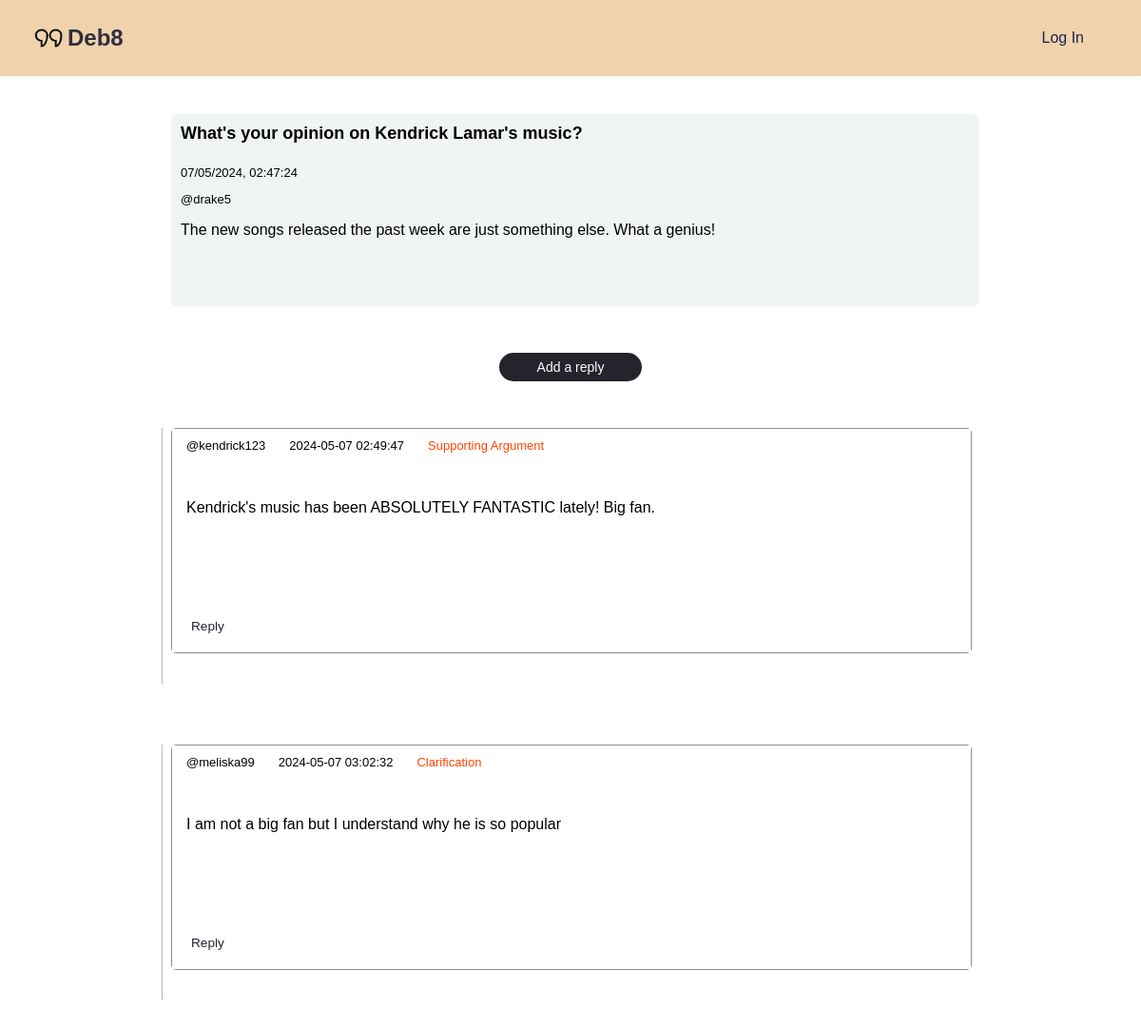
The app's page /claim/225 with its own data.
### tables this page shows
CREATE TABLE claim (
    claimID INTEGER PRIMARY KEY AUTOINCREMENT,
    topic INTEGER NOT NULL REFERENCES topic(topicID) ON DELETE CASCADE ON UPDATE CASCADE,
    postingUser INTEGER REFERENCES user(userID) ON DELETE SET NULL ON UPDATE CASCADE,
    creationTime INTEGER NOT NULL DEFAULT (strftime('%m/%d/%Y %H:%M', 'now')),
    updateTime INTEGER NOT NULL DEFAULT (strftime('%m/%d/%Y %H:%M', 'now')),
    claimHeader VARCHAR(100),
    text TEXT NOT NULL
);

CREATE TABLE replyToClaim (
    replyToClaimID INTEGER NOT NULL PRIMARY KEY AUTOINCREMENT,
    reply INTEGER NOT NULL REFERENCES replyText (replyTextID) ON DELETE CASCADE ON UPDATE CASCADE,
    claim INTEGER NOT NULL REFERENCES claim (claimID) ON DELETE CASCADE ON UPDATE CASCADE,
    replyToClaimRelType INTEGER NOT NULL REFERENCES replyToClaimType(claimReplyTypeID) ON DELETE CASCADE ON UPDATE CASCADE
);

CREATE TABLE replyText (
    replyTextID INTEGER NOT NULL PRIMARY KEY AUTOINCREMENT,
    postingUser INTEGER REFERENCES user(userID) ON DELETE SET NULL ON UPDATE CASCADE,
    creationTime INTEGER NOT NULL,
    text TEXT NOT NULL
);

### app.py (the view, shortened to what this page needs)
@app.route('/claim/<int:claim_id>')
def view_claim(claim_id):
    try:
        with sqlite3.connect('debate.sqlite') as connection:
            cursor = connection.cursor()
            cursor.execute("""
                SELECT c.*, t.claimRelType
                FROM claim AS c
                LEFT JOIN claimToClaim AS cc ON c.claimID = cc.first OR c.claimID = cc.second
                LEFT JOIN claimToClaimType AS t ON cc.claimRelType = t.claimRelTypeID
                WHERE c.claimID = ?
            """, (claim_id,))
            claim_data = cursor.fetchone()
            if claim_data is None:
                return "Claim not found", 404
            claim = {
                'claimID': claim_data[0],
                'topic': claim_data[1],
                'postingUser': claim_data[2],
                'creationTime': claim_data[3],
                'updateTime': claim_data[4],
                'claimHeader': claim_data[5],
                'text': claim_data[6],
            }
            claim_type = map_claim_type(claim_data[7]) if claim_data[7] else "Unknown Type"
            cursor.execute("""
                SELECT r.replyToClaimID, r.reply, r.claim, r.replyToClaimRelType, t.text, t.postingUser, t.creationTime,
                       (SELECT COUNT(*) FROM replyToReply WHERE parent = r.reply) AS numReplies
                FROM replyToClaim AS r
                JOIN replyText AS t ON r.reply = t.replyTextID
                WHERE r.claim = ?
                ORDER BY t.creationTime ASC
            """, (claim_id,))
            replies = cursor.fetchall()
            replies_data = []
            for reply in replies:
                cursor.execute("""
                SELECT rr.replyToReplyID, rr.parent, rr.replyToReplyRelType, rt.text, rt.postingUser, rt.creationTime
                FROM replyToReply AS rr
                JOIN replyText AS rt ON rr.reply = rt.replyTextID
                WHERE rr.parent = ?
                ORDER BY rt.creationTime DESC
            """, (reply[0],))
                sub_replies = cursor.fetchall()
                sub_replies_data = []
                replies_data.append({
                    'replyToClaimID': reply[0],
                    'reply': reply[1],
                    'claim': reply[2],
                    'replyToClaimRelType': map_reply_type(str(reply[3])),
                    'replyText': reply[4],
                    'postingUser': reply[5],
                    'creationTime': reply[6],
                    'numReplies': reply[7],
                    'subReplies': sub_replies_data,
                })
            context = {
                'claim': claim,
                'claimType': claim_type,
                'replies': replies_data,
                'logged_in': session.get('logged_in', False),
                'username': session.get('username', None)
            }
            return render_template('claim.html', context=context)
    except Exception as e:
        return f"An error occurred: {e}"

### app.py (called while the page is built)
def map_reply_type(reply_type):
    types = {
        '1': "Clarification",
        '2': "Supporting Argument",
        '3': "Counterargument"
    }
    return types.get(reply_type, "Unknown Type")

def map_claim_type(claim_type_id):
    print("Received claim_type_id:", claim_type_id)
    claim_types = {
        '1': "Opposed",
        '2': "Equivalent"
    }
    return claim_types.get(str(claim_type_id), "Unknown Type")

### templates/claim.html (shortened to what this page needs)
{% extends "base.html" %}
{% block head %}
<link rel="stylesheet" type="text/css" href="{{url_for('static', filename='topic.css')}}">
{% endblock %}
{% block content %}
<div class="main-container">
    <div class="claim-main-cont">
        <div class="thesis">
            <div class="first-cont">
                <p id="header">{{context.claim.claimHeader}}</p>
                <p class="info" id="time">{{context.claim.creationTime}}</p>
            </div>
            <p class="info-user">@{{context.claim.postingUser}}</p>
            <div class="claim-info">
                <div class="text">
                    <p>{{context.claim.text}}</p>
                </div>
            </div>
        </div>
        <div class="plus-sign">
            <a id="plus-sign" class="add">Add a reply</a>
        </div>
        <div class="replies">
            {% for reply in context.replies %}
                <div class="one-reply">
                    <div class="reply-body" data-reply-id="{{ reply.replyToClaimID }}">
                        <div class="r-header">
                            <p class="reply-info-user">@{{ reply.postingUser }}</p>
                            <p class="reply-info-time">{{ reply.creationTime }}</p>
                            <p class="reply-type-info" id="selectedReplyType">{{ reply.replyToClaimRelType }}</p>
                        </div>
                        <div class="r-body">
                            <p class="reply-text"> {{ reply.replyText }}</p>
                        </div>
                        <div class="reply-footer">
                            <a class="reply-btn" data-parent-id="{{ reply.replyToClaimID }}">Reply</a>
                        </div>
                    </div>
                </div>
            {% endfor %}
        </div>
    </div>
</div>
{% endblock %}

### static/base.css (style rules this page uses)
* { font-family: Arial; }
body { padding: 0; margin: 0; background-color: white; }
a { text-decoration: none; cursor: pointer; color: black; }

### static/topic.css (style rules this page uses)
.main-container { width: 100vw; min-height: 100vh; height: auto; display: flex; flex-direction: column; align-items: center; justify-content: flex-start; }
#header { color: black; font-size: 18px; font-weight: 600; margin-right: 7px; margin-top: 0; padding: 5px; }
#add, .add { display: flex; justify-content: center; align-items: center; height: 30px; width: 150px; color: white; background-color: #24242c; border-radius: 15px; font-size: 14px; }
.claim-info { display: flex; flex-direction: column; margin-left: 5px; align-items: flex-start; width: 90%; min-height: 100px; margin-left: 5px; }
.info { font-size: 13px; margin: 0 0 0 5px; }
.info-user { margin-left: 5px; margin-bottom: 0; font-size: 13px; }
.first-cont { display: flex; flex-direction: column; height: auto; min-width: 200px; justify-content: flex-start; align-items: flex-start; }
.claim-main-cont { display: flex; flex-direction: column; width: 70%; height: 100%; min-height: 600px; }
.thesis { display: flex; flex-direction: column; width: 100%; height: 30%; justify-content: flex-start; align-items: flex-start; border-radius: 6px; background-color: #f1f4f5;; padding: 5px; margin-top: 5vh; }
.replies { display: flex; flex-direction: column; width: 100%; height: auto; }
.plus-sign { display: flex; justify-content: center; align-items: center; width: 100%; height: 10vh; margin: 3vh 0; }
.reply-body { display: flex; flex-direction: column; height: 25%; width: 100%; border-radius: 5px; margin-bottom: 4vh; background-color: white; border: 1px solid #918e8e; }
.one-reply:before { content: ""; background-color: rgb(189, 184, 184); position: absolute; min-height: 100%; width: 1px; margin-left: -10px; }
.reply-body p { margin-left: 5px; padding: 10px; }
.reply-text { min-height: 100px; height: auto; }
.r-header { display: flex; width: 100%; justify-content: flex-start; align-items: center; height: auto; background-color: white; }
.r-body { display: flex; width: 100%; justify-content: flex-start; align-items: center; background-color: white; }
.reply-info-user { margin-left: 5px; font-size: 13px; margin-top: 0; }
.reply-info-time { font-size: 13px; margin-top: 0; margin-left: 5px; }
.reply-type-info { color: orangered; font-size: 13px; margin-top: 0; margin-left: 20px; }
.reply-footer { display: flex; font-size: 0.85rem; justify-content: flex-start; align-items: center; background-color: white; }
.reply-btn { color: #24242c; width: 20%; padding: 0 0 20px 20px; }
.one-reply { position: relative; margin-bottom: 8vh; }

### records on screen
claim: claim.claimHeader "What's your opinion on Kendrick Lamar's music?", claim.creationTime "07/05/2024, 02:47:24", claim.postingUser "drake5", claim.text "The new songs released the past week are just something else. What a genius!"
replyToClaim: postingUser "kendrick123", creationTime "2024-05-07 02:49:47", replyToClaimRelType "Supporting Argument", replyText "Kendrick's music has been ABSOLUTELY FANTASTIC lately! Big fan."
replyToClaim: postingUser "meliska99", creationTime "2024-05-07 03:02:32", replyToClaimRelType "Clarification", replyText "I am not a big fan but I understand why he is so popular"
